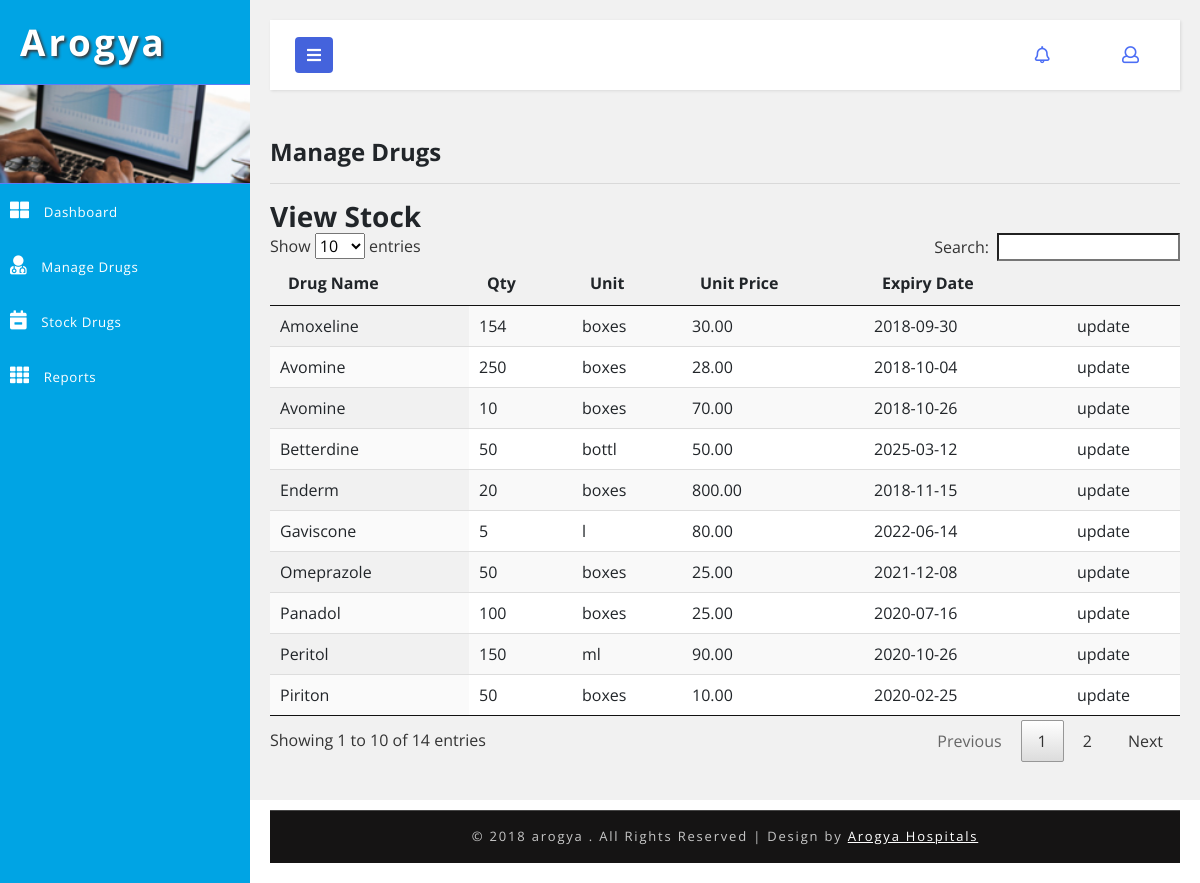
The app's page /Arogya_/arogyaadmin/pharmacist/stock-list.php with its own data.
### tables this page shows
CREATE TABLE `hms_drug` (
  `id` int(5) NOT NULL,
  `drug_name` varchar(50) DEFAULT NULL,
  `qty` int(5) DEFAULT NULL,
  `unit` varchar(5) DEFAULT NULL,
  `unit_price` decimal(10,2) DEFAULT NULL,
  `date_expiry` varchar(50) DEFAULT NULL
);

### Arogya_/arogyaadmin/DB.php (called while the page is built, shortened)
<?php
function getDBConnection() {
    $servername = "localhost";
    $username = "root";
    $password = "";
    $db = "hmsdb";
    $conn = mysqli_connect($servername, $username, $password, $db);
    if (!$conn) {
        die("Connection failed: " . mysqli_connect_error());
    } else {
        return $conn;
    }
}
function getData($sql) {
    $conn = getDBConnection();
    $result = mysqli_query($conn, $sql);
    if (mysqli_num_rows($result) > 0) {
        return $result;
    } else {
        return FALSE;
    }
}
?>

### Arogya_/arogyaadmin/pharmacist/stock-list.php (the view, shortened to what this page needs)
<?php
include '../DB.php';
?>
<!DOCTYPE html>
<html lang="en">
    <head>
        <link rel="stylesheet" href="https://maxcdn.bootstrapcdn.com/font-awesome/4.7.0/css/font-awesome.min.css">
        <link href="../css/bootstrap.css" rel="stylesheet" type="text/css" media="all" />
        <link href="../css/style.css" rel="stylesheet" type="text/css" media="all" />
        <link rel="stylesheet" href="../css/style4.css">
        <link href="../css/fontawesome-all.css" rel="stylesheet">
    </head>
    <body>
        <div class="wrapper">
            <nav id="sidebar">
                <div class="sidebar-header">
                    <h1>
                        <a href="#">Arogya</a>
                    </h1>
                </div>
                <div class="profile-bg"></div>
                <?php
                include_once '../_tree_pharmacist.php';
                ?>
            </nav>
            <div id="content">
                <?php include_once '../_top_bar.php'; ?>
                <div class="blank-page-content">
                    <h4>  Manage Drugs </h4>
                    <hr>
                    <div class="row">
                        <div class="col-md-12">
                            <h3>View Stock</h3>
                            <table id="example" class="display" cellspacing="0" width="100%">
                                <thead>
                                    <tr>
                                        <th>Drug Name</th>
                                        <th>Qty</th>
                                        <th>Unit</th>
                                        <th>Unit Price</th>
                                        <th>Expiry Date</th>
                                        <th></th>
                                    </tr>
                                </thead>
                                <tbody>
                                    <?php
                                    $sql = "SELECT * FROM hms_drug";
                                    $data = getData($sql);
                                    if ($data != null) {
                                        foreach ($data as $value) {
                                            ?>
                                            <tr>
                                                <td><?= $value['drug_name'] ?></td>
                                                <td><?= $value['qty'] ?></td>
                                                <td><?= $value['unit'] ?></td>
                                                <td><?= $value['unit_price'] ?></td>
                                                <td><?= $value['date_expiry'] ?></td>
                                                <td><a href="drug-manage.php?id=<?= $value['id'] ?>&drug_name=<?= $value['drug_name'] ?>&qty=<?= $value['qty'] ?>&unit=<?= $value['unit'] ?>&unit_price=<?= $value['unit_price'] ?>&date_expiry=<?= $value['date_expiry'] ?>">update</a></td>
                                            </tr>
                                            <?php
                                        }
                                    }
                                    ?>
                                </tbody>
                            </table>
                            <link href="css/jquery.dataTables.min.css" rel="stylesheet" type="text/css"/>
                        </div>
                    </div>
                </div>
                <?php include '../_footer.php'; ?>
            </div>
        </div>
        <link href="../css/jquery.dataTables.min.css" rel="stylesheet" type="text/css"/>
    </body>
</html>

### Arogya_/arogyaadmin/css/style.css (style rules this page uses)
* { margin: 0; padding: 0; }
body { background: radial-gradient(#eee, #668); height: 100vh; width: 100vw; }
html, body { margin: 0; font-size: 100%; font-family: 'Open Sans', sans-serif; background: #fff; }
.blank-page-content { min-height: 480px; }
body a { text-decoration: none; transition: 0.5s all; -webkit-transition: 0.5s all; -moz-transition: 0.5s all; -o-transition: 0.5s all; -ms-transition: 0.5s all; }
h1, h2, h3, h4, h5, h6 { margin: 0; font-weight: 700; }
.profile-bg { border: 1px solid #5d7cf7; border-left: none; border-right: none; background: url(../images/menu1.jpg)no-repeat 0px 0px; -webkit-background-size: cover; -moz-background-size: cover; -o-background-size: cover; -ms-background-size: cover; background-size: cover; min-height: 100px; }

### Arogya_/arogyaadmin/css/style4.css (style rules this page uses)
body { font-family: 'Open Sans', sans-serif; background: #f1f1f1; }
a, a:hover, a:focus { color: inherit; text-decoration: none; transition: all 0.3s; }
.wrapper { display: flex; align-items: stretch; }
#sidebar { min-width: 250px; max-width: 250px; background: #00a4e4; color: #fff; transition: all 0.3s; }
.sidebar-header h1 { font-size: 2.3em; letter-spacing: 3px; color: #fff; text-shadow: 2px 2px 3px #39393a; }
#sidebar .sidebar-header { padding: 20px; background: #00a4e4; }
#content { padding: 20px; min-height: 100vh; transition: all 0.3s; overflow: hidden; width: 100%; }

### records on screen
hms_drug: drug_name "Amoxeline", qty "154", unit "boxes", unit_price "30.00", date_expiry "2018-09-30"
hms_drug: drug_name "Avomine", qty "250", unit "boxes", unit_price "28.00", date_expiry "2018-10-04"
hms_drug: drug_name "Betterdine", qty "50", unit "bottl", unit_price "50.00", date_expiry "2025-03-12"
hms_drug: drug_name "Gaviscone", qty "5", unit "l", unit_price "80.00", date_expiry "2022-06-14"
hms_drug: drug_name "Omeprazole", qty "50", unit "boxes", unit_price "25.00", date_expiry "2021-12-08"
hms_drug: drug_name "Panadol", qty "100", unit "boxes", unit_price "25.00", date_expiry "2020-07-16"
hms_drug: drug_name "Peritol", qty "150", unit "ml", unit_price "90.00", date_expiry "2020-10-26"
hms_drug: drug_name "Piriton", qty "50", unit "boxes", unit_price "10.00", date_expiry "2020-02-25"
hms_drug: drug_name "Enderm", qty "20", unit "boxes", unit_price "800.00", date_expiry "2018-11-15"
hms_drug: drug_name "Avomine", qty "10", unit "boxes", unit_price "70.00", date_expiry "2018-10-26"
